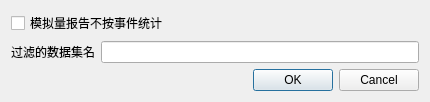
<?xml version="1.0" encoding="UTF-8"?>
<ui version="4.0">
 <class>MmsParamSetup</class>
 <widget class="QDialog" name="MmsParamSetup">
  <property name="geometry">
   <rect>
    <x>0</x>
    <y>0</y>
    <width>430</width>
    <height>100</height>
   </rect>
  </property>
  <property name="windowTitle">
   <string>MMS分析配置</string>
  </property>
  <layout class="QGridLayout" name="gridLayout_3">
   <item row="0" column="0">
    <layout class="QGridLayout" name="gridLayout_2">
     <item row="0" column="0">
      <layout class="QGridLayout" name="gridLayout">
       <item row="0" column="0" colspan="2">
        <widget class="QCheckBox" name="checkBox">
         <property name="text">
          <string>模拟量报告不按事件统计</string>
         </property>
        </widget>
       </item>
       <item row="1" column="0">
        <widget class="QLabel" name="label">
         <property name="text">
          <string>过滤的数据集名</string>
         </property>
        </widget>
       </item>
       <item row="1" column="1">
        <widget class="QLineEdit" name="lineEdit">
         <property name="toolTip">
          <string/>
         </property>
         <property name="statusTip">
          <string/>
         </property>
        </widget>
       </item>
      </layout>
     </item>
     <item row="1" column="0">
      <widget class="QDialogButtonBox" name="buttonBox">
       <property name="orientation">
        <enum>Qt::Horizontal</enum>
       </property>
       <property name="standardButtons">
        <set>QDialogButtonBox::Cancel|QDialogButtonBox::Ok</set>
       </property>
      </widget>
     </item>
    </layout>
   </item>
  </layout>
 </widget>
 <resources/>
 <connections>
  <connection>
   <sender>buttonBox</sender>
   <signal>accepted()</signal>
   <receiver>MmsParamSetup</receiver>
   <slot>accept()</slot>
   <hints>
    <hint type="sourcelabel">
     <x>248</x>
     <y>254</y>
    </hint>
    <hint type="destinationlabel">
     <x>157</x>
     <y>274</y>
    </hint>
   </hints>
  </connection>
  <connection>
   <sender>buttonBox</sender>
   <signal>rejected()</signal>
   <receiver>MmsParamSetup</receiver>
   <slot>reject()</slot>
   <hints>
    <hint type="sourcelabel">
     <x>316</x>
     <y>260</y>
    </hint>
    <hint type="destinationlabel">
     <x>286</x>
     <y>274</y>
    </hint>
   </hints>
  </connection>
 </connections>
</ui>
